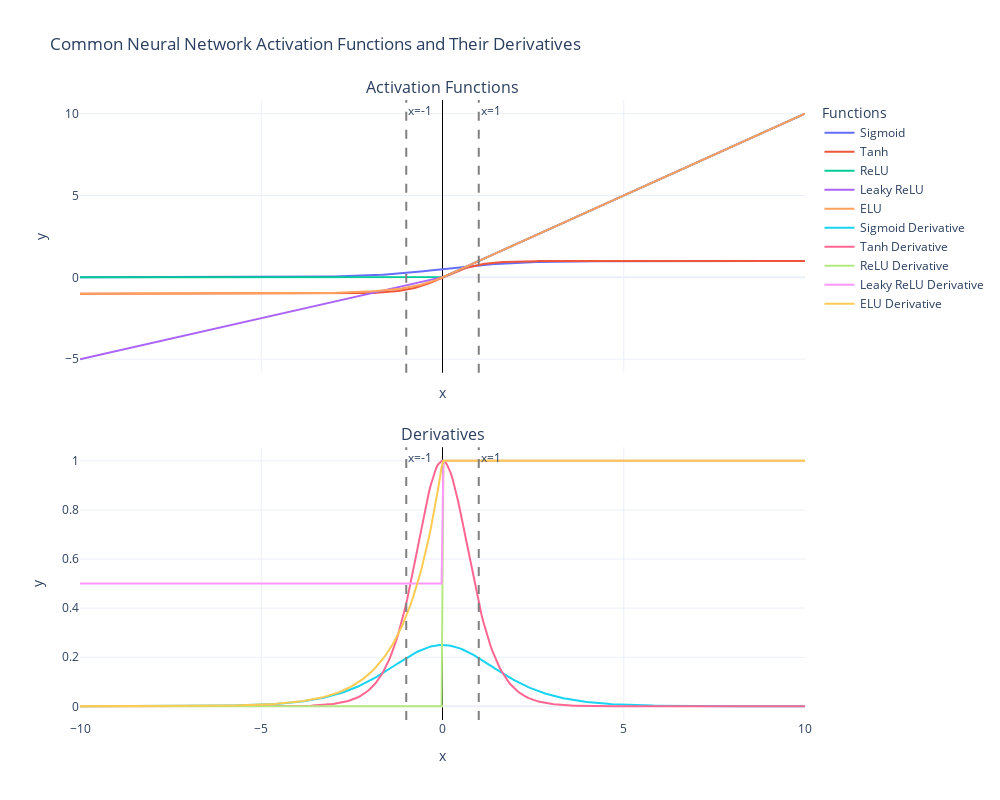

Notebook source saved alongside this figure:
### Code cell
import numpy as np
import plotly.graph_objs as go
from plotly.subplots import make_subplots

# Define input range
x = np.linspace(-10, 10, 400)

# Activation functions
def sigmoid(x): return 1 / (1 + np.exp(-x))
def tanh(x): return np.tanh(x)
def relu(x): return np.maximum(0, x)
def leaky_relu(x, alpha=0.5): return np.where(x > 0, x, alpha * x)
def elu(x, alpha=1.0): return np.where(x > 0, x, alpha * (np.exp(x) - 1))

# Derivatives
def d_sigmoid(x): s = sigmoid(x); return s * (1 - s)
def d_tanh(x): return 1 - np.tanh(x)**2
def d_relu(x): return np.where(x > 0, 1, 0)
def d_leaky_relu(x, alpha=0.5): return np.where(x > 0, 1, alpha)
def d_elu(x, alpha=1.0): return np.where(x > 0, 1, alpha * np.exp(x))

# Functions dictionary
functions = {
    "Sigmoid": (sigmoid, d_sigmoid),
    "Tanh": (tanh, d_tanh),
    "ReLU": (relu, d_relu),
    "Leaky ReLU": (leaky_relu, d_leaky_relu),
    "ELU": (elu, d_elu)
}

# Create 2 subplots
fig = make_subplots(rows=2, cols=1,
                    subplot_titles=("Activation Functions", "Derivatives"),
                    shared_xaxes=True,
                    vertical_spacing=0.12)

# --- Plot activation functions ---
for name, (f, _) in functions.items():
    fig.add_trace(go.Scatter(x=x, y=f(x), mode='lines', name=name), row=1, col=1)

# --- Plot derivatives ---
for name, (_, df) in functions.items():
    fig.add_trace(go.Scatter(x=x, y=df(x), mode='lines', name=f"{name} Derivative"), row=2, col=1)

# --- Add boundary lines at x = -1 and x = 1 ---
for bound in [-1, 1]:
    fig.add_vline(x=bound, line_dash="dash", line_color="gray", annotation_text=f"x={bound}")

# Layout settings
fig.update_layout(
    height=800,
    width=1000,
    title="Common Neural Network Activation Functions and Their Derivatives",
    template="plotly_white",
    legend_title_text="Functions"
)

fig.update_xaxes(title_text="x", zeroline=True, zerolinewidth=1, zerolinecolor='black')
fig.update_yaxes(title_text="y")

fig.show()

### Figure 1 — Plotly figure (JSON) as saved in the notebook; plotly's stock layout.template omitted (floating-point values rounded to 4 significant figures; data arrays with more than 128 entries replaced by an {"elided": "..."} marker saying what was removed)
{"data": [{"mode": "lines", "name": "Sigmoid", "type": "scatter", "x": {"elided": "400 float values"}, "xaxis": "x", "y": {"elided": "400 float values"}, "yaxis": "y"}, {"mode": "lines", "name": "Tanh", "type": "scatter", "x": {"elided": "400 float values"}, "xaxis": "x", "y": {"elided": "400 float values"}, "yaxis": "y"}, {"mode": "lines", "name": "ReLU", "type": "scatter", "x": {"elided": "400 float values"}, "xaxis": "x", "y": {"elided": "400 float values"}, "yaxis": "y"}, {"mode": "lines", "name": "Leaky ReLU", "type": "scatter", "x": {"elided": "400 float values"}, "xaxis": "x", "y": {"elided": "400 float values"}, "yaxis": "y"}, {"mode": "lines", "name": "ELU", "type": "scatter", "x": {"elided": "400 float values"}, "xaxis": "x", "y": {"elided": "400 float values"}, "yaxis": "y"}, {"mode": "lines", "name": "Sigmoid Derivative", "type": "scatter", "x": {"elided": "400 float values"}, "xaxis": "x2", "y": {"elided": "400 float values"}, "yaxis": "y2"}, {"mode": "lines", "name": "Tanh Derivative", "type": "scatter", "x": {"elided": "400 float values"}, "xaxis": "x2", "y": {"elided": "400 float values"}, "yaxis": "y2"}, {"mode": "lines", "name": "ReLU Derivative", "type": "scatter", "x": {"elided": "400 float values"}, "xaxis": "x2", "y": {"elided": "400 int values"}, "yaxis": "y2"}, {"mode": "lines", "name": "Leaky ReLU Derivative", "type": "scatter", "x": {"elided": "400 float values"}, "xaxis": "x2", "y": {"elided": "400 float values"}, "yaxis": "y2"}, {"mode": "lines", "name": "ELU Derivative", "type": "scatter", "x": {"elided": "400 float values"}, "xaxis": "x2", "y": {"elided": "400 float values"}, "yaxis": "y2"}], "layout": {"annotations": [{"font": {"size": 16}, "showarrow": false, "text": "Activation Functions", "x": 0.5, "xanchor": "center", "xref": "paper", "y": 1, "yanchor": "bottom", "yref": "paper"}, {"font": {"size": 16}, "showarrow": false, "text": "Derivatives", "x": 0.5, "xanchor": "center", "xref": "paper", "y": 0.44, "yanchor": "bottom", "yref": "paper"}, {"showarrow": false, "text": "x=-1", "x": -1, "xanchor": "left", "xref": "x", "y": 1, "yanchor": "top", "yref": "y domain"}, {"showarrow": false, "text": "x=-1", "x": -1, "xanchor": "left", "xref": "x2", "y": 1, "yanchor": "top", "yref": "y2 domain"}, {"showarrow": false, "text": "x=1", "x": 1, "xanchor": "left", "xref": "x", "y": 1, "yanchor": "top", "yref": "y domain"}, {"showarrow": false, "text": "x=1", "x": 1, "xanchor": "left", "xref": "x2", "y": 1, "yanchor": "top", "yref": "y2 domain"}], "height": 800, "legend": {"title": {"text": "Functions"}}, "shapes": [{"line": {"color": "gray", "dash": "dash"}, "type": "line", "x0": -1, "x1": -1, "xref": "x", "y0": 0, "y1": 1, "yref": "y domain"}, {"line": {"color": "gray", "dash": "dash"}, "type": "line", "x0": -1, "x1": -1, "xref": "x2", "y0": 0, "y1": 1, "yref": "y2 domain"}, {"line": {"color": "gray", "dash": "dash"}, "type": "line", "x0": 1, "x1": 1, "xref": "x", "y0": 0, "y1": 1, "yref": "y domain"}, {"line": {"color": "gray", "dash": "dash"}, "type": "line", "x0": 1, "x1": 1, "xref": "x2", "y0": 0, "y1": 1, "yref": "y2 domain"}], "title": {"text": "Common Neural Network Activation Functions and Their Derivatives"}, "width": 1000, "xaxis": {"anchor": "y", "domain": [0, 1], "matches": "x2", "showticklabels": false, "title": {"text": "x"}, "zeroline": true, "zerolinecolor": "black", "zerolinewidth": 1}, "xaxis2": {"anchor": "y2", "domain": [0, 1], "title": {"text": "x"}, "zeroline": true, "zerolinecolor": "black", "zerolinewidth": 1}, "yaxis": {"anchor": "x", "domain": [0.56, 1], "title": {"text": "y"}}, "yaxis2": {"anchor": "x2", "domain": [0, 0.44], "title": {"text": "y"}}}}
